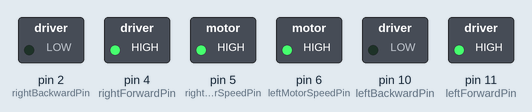
Simulated run of this sketch. Board: Arduino Uno, built with avr-gcc and run on an emulated ATmega328P. Shown: switched loads named in the sketch (green lamp = pin HIGH).

Above: at 0.1 s.
Timing chart, 0 to 1.6 s (numbered marks = the images above):
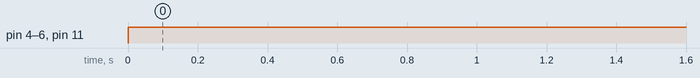

Measured:
- by itself, pin 4 (rightForwardPin), pin 5 (rightMotorSpeedPin), pin 6 (leftMotorSpeedPin), pin 11 (leftForwardPin): LOW → HIGH at 0.00 s

The sketch:

speedController.ino
```cpp
//Pin declarations
int leftForwardPin = 11;
int leftBackwardPin = 10;
int rightForwardPin = 4;
int rightBackwardPin = 2;
int leftMotorSpeedPin = 6;
int rightMotorSpeedPin = 5;

void setup()
{
  //Set digital

  pinMode(leftForwardPin, OUTPUT);
  pinMode(leftBackwardPin, OUTPUT);

  pinMode(rightForwardPin, OUTPUT);
  pinMode(rightBackwardPin, OUTPUT);

  pinMode(leftMotorSpeedPin, OUTPUT);
  pinMode(rightMotorSpeedPin, OUTPUT);


}

void loop()
{
  digitalWrite(leftForwardPin, HIGH);
  digitalWrite(leftBackwardPin, LOW);

  digitalWrite(rightForwardPin, HIGH);
  digitalWrite(rightBackwardPin, LOW);


  analogWrite(leftMotorSpeedPin, 255);
  analogWrite(rightMotorSpeedPin, 255);
 /* delay(5000);
  //turn right
  digitalWrite(leftForwardPin, HIGH);
  digitalWrite(leftBackwardPin, LOW);

  digitalWrite(rightForwardPin, LOW);
  digitalWrite(rightBackwardPin, HIGH);
  delay(5000);*/
}
```
